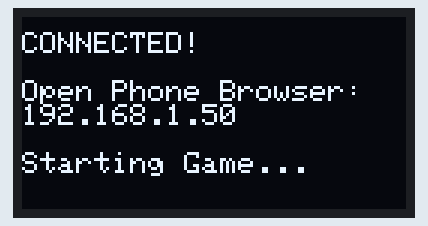
Simulated run of this sketch. Board: ESP32. Shown: 128×64 one-colour display. WiFi joins after 1.5 s; servers stay silent unless stated; what the sketch prints to the serial monitor is not drawn.

Above: at 1.6 s.
At 5.76 s:
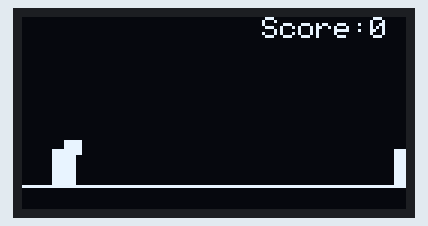
At 6.37 s:
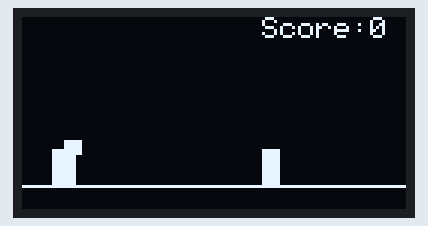
At 7.2 s:
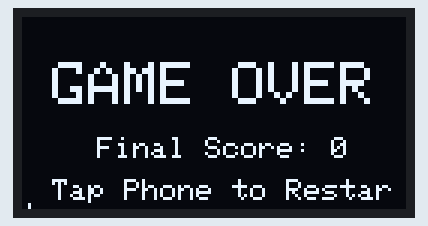

Measured:
- what the display in image 0 shows lasts 4.0 s, from 1.6 s to 5.6 s

The sketch:

dino.ino
```cpp
#include <Wire.h>
#include <Adafruit_GFX.h>
#include <Adafruit_SSD1306.h>
#include <WiFi.h>
#include <WebServer.h>

#define SCREEN_WIDTH 128
#define SCREEN_HEIGHT 64
#define OLED_ADDR 0x3C

Adafruit_SSD1306 display(SCREEN_WIDTH, SCREEN_HEIGHT, &Wire, -1);
WebServer server(80);

// Wi-Fi Credentials
const char* ssid     = "life";
const char* password = "hhhh5533";

// Game Variables
int dinoY = 44;          // Dino vertical position
int dinoVelocity = 0;    // Jump speed
bool isJumping = false;
const int gravity = 1;

int cactusX = 128;       // Obstacle position
int score = 0;
bool gameOver = false;

// Trigger jump command
volatile bool jumpRequested = false;

// HTML Web Page for Phone Controller
const char HTML_CONTROLLER[] PROGMEM = R"rawliteral(
<!DOCTYPE html>
<html>
<head>
    <meta name="viewport" content="width=device-width, initial-scale=1.0, user-scalable=no">
    <title>Dino Game Controller</title>
    <style>
        body {
            background-color: #121212;
            color: white;
            font-family: Arial, sans-serif;
            text-align: center;
            margin: 0;
            padding: 20px;
            touch-action: manipulation;
        }
        h1 { color: #00bcd4; margin-bottom: 30px; }
        .jump-btn {
            background-color: #ff4081;
            color: white;
            border: none;
            width: 80vw;
            height: 80vw;
            max-width: 300px;
            max-height: 300px;
            border-radius: 50%;
            font-size: 32px;
            font-weight: bold;
            box-shadow: 0 10px 25px rgba(255, 64, 129, 0.4);
            cursor: pointer;
            outline: none;
            user-select: none;
        }
        .jump-btn:active {
            transform: scale(0.95);
            background-color: #e91e63;
        }
    </style>
</head>
<body>
    <h1>🦖 DINO CONTROLLER</h1>
    <button class="jump-btn" onmousedown="triggerJump()" ontouchstart="triggerJump()">JUMP!</button>

    <script>
        function triggerJump() {
            fetch('/jump', { method: 'POST' });
        }
    </script>
</body>
</html>
)rawliteral";

void handleRoot() {
  server.send(200, "text/html", HTML_CONTROLLER);
}

void handleJump() {
  jumpRequested = true;
  server.send(200, "text/plain", "OK");
}

void setup() {
  Serial.begin(115200);

  if (!display.begin(SSD1306_SWITCHCAPVCC, OLED_ADDR)) {
    Serial.println(F("SSD1306 allocation failed"));
    for (;;);
  }

  // Connect to Wi-Fi
  display.clearDisplay();
  display.setTextSize(1);
  display.setTextColor(SSD1306_WHITE);
  display.setCursor(0, 10);
  display.println("Connecting Wi-Fi...");
  display.println(ssid);
  display.display();

  WiFi.mode(WIFI_STA);
  WiFi.begin(ssid, password);

  while (WiFi.status() != WL_CONNECTED) {
    delay(500);
    Serial.print(".");
  }

  // Web Server Routes
  server.on("/", handleRoot);
  server.on("/jump", HTTP_POST, handleJump);
  server.begin();

  // Show Controller IP Address on Screen
  display.clearDisplay();
  display.setCursor(0, 5);
  display.println("CONNECTED!");
  display.println("\nOpen Phone Browser:");
  display.setTextSize(1);
  display.println(WiFi.localIP());
  display.println("\nStarting Game...");
  display.display();

  delay(4000);
}

void loop() {
  server.handleClient(); // Handle HTTP requests from phone

  if (!gameOver) {
    // --- 1. JUMP LOGIC ---
    if (jumpRequested && !isJumping) {
      dinoVelocity = -7; // Push dino upward
      isJumping = true;
      jumpRequested = false;
    }
    jumpRequested = false;

    // Apply Gravity
    if (isJumping) {
      dinoY += dinoVelocity;
      dinoVelocity += gravity;

      if (dinoY >= 44) { // Floor level
        dinoY = 44;
        isJumping = false;
      }
    }

    // --- 2. CACTUS MOVEMENT ---
    cactusX -= 4; // Speed of incoming cactus
    if (cactusX < -8) {
      cactusX = 128; // Reset cactus to right side
      score++;
    }

    // --- 3. COLLISION DETECTION ---
    // Dino bounding box: X=10 to 18, Y=dinoY to dinoY+12
    // Cactus bounding box: X=cactusX to cactusX+6, Y=44 to 56
    if (cactusX >= 8 && cactusX <= 18 && dinoY >= 36) {
      gameOver = true;
    }

    // --- 4. RENDER GAME FRAME ---
    display.clearDisplay();

    // Draw Ground Line
    display.drawFastHLine(0, 56, 128, SSD1306_WHITE);

    // Draw Score
    display.setTextSize(1);
    display.setTextColor(SSD1306_WHITE);
    display.setCursor(80, 0);
    display.print("Score:");
    display.print(score);

    // Draw Dino (Simple Pixel Box Representation)
    display.fillRect(10, dinoY, 8, 12, SSD1306_WHITE); // Body
    display.fillRect(14, dinoY - 3, 6, 5, SSD1306_WHITE); // Head

    // Draw Cactus
    display.fillRect(cactusX, 44, 6, 12, SSD1306_WHITE);

    display.display();
  } else {
    // --- GAME OVER SCREEN ---
    display.clearDisplay();
    display.setTextSize(2);
    display.setTextColor(SSD1306_WHITE);
    display.setCursor(10, 15);
    display.println("GAME OVER");

    display.setTextSize(1);
    display.setCursor(25, 40);
    display.print("Final Score: ");
    display.print(score);

    display.setCursor(10, 54);
    display.print("Tap Phone to Restart");
    display.display();

    // Restart game when button on phone is pressed
    if (jumpRequested) {
      gameOver = false;
      score = 0;
      cactusX = 128;
      dinoY = 44;
      isJumping = false;
      jumpRequested = false;
    }
  }

  delay(30); // Frame rate controller (~33 FPS)
}
```
